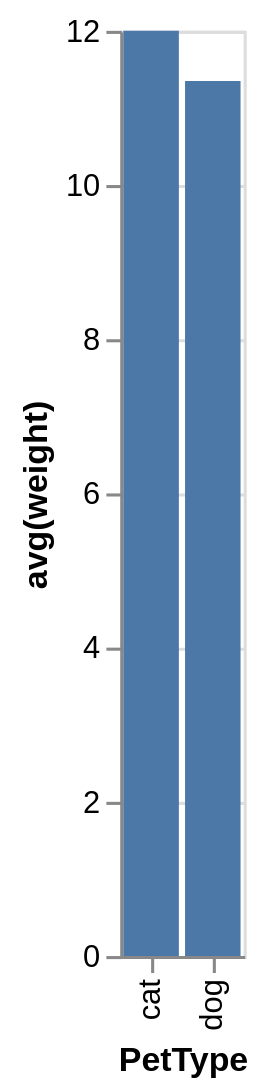

Express this chart as Vega-Lite.
### Vega-Lite specification from a JSON file in a GitHub repository (floating-point values rounded to 4 significant figures)
{"data": {"values": [{"x_data": "cat", "y_data": 12}, {"x_data": "dog", "y_data": 11.35}]}, "mark": "bar", "encoding": {"x": {"field": "x_data", "type": "nominal", "title": "PetType", "sort": "ascending"}, "y": {"field": "y_data", "type": "quantitative", "title": "avg(weight)"}}}
